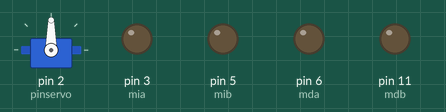
A sketch run on a simulated Arduino Uno, built with avr-gcc and run on an emulated ATmega328P. On the bench: servo, output pins drawn as LEDs (lit = HIGH). Pins used as bus, display or sensor lines are not drawn; what the sketch prints to the serial monitor is not drawn.

Above: at 0.05 s.
Timing chart, 0 to 7.7 s (numbered marks = the images above):
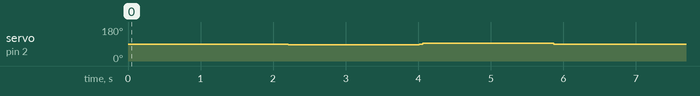

The sketch:

SolvingMaze.ino
```cpp
#include <Servo.h>
Servo servo1;

int pinservo = 2;
int pulsomin = 900;
int pulsomax = 2704;

int trig = A0;
int echo = A2;

int detener = 0;

int stopp();
int atras();
int adelante();
int giroizq();
int girode();

int medirdistancia();
int duracion;
int distancia;
int distanciaizq;
int distanciade;
int lookR();
int lookL();

const int mia = 3;
const int mib = 5;
const int mda = 6;
const int mdb = 11;

void setup()
{
  pinMode(mia, OUTPUT);
  pinMode(mib, OUTPUT);
  pinMode(mda, OUTPUT);
  pinMode(mdb, OUTPUT);

  pinMode(trig, OUTPUT);
  pinMode(echo, OUTPUT);
  Serial.begin(9600);

  servo1.attach(pinservo, pulsomin, pulsomax);
  Serial.begin(9600);
}

void loop()
{
  distancia=medirdistancia();
  Serial.println(distanciade);
  if (distancia <= 20)
  {
    stopp();
    delay(1000);
    distanciade=lookR();
    delay(50);
    distanciaizq=lookL();
    delay(50);

    if (distanciaizq < distanciade)
    {
      stopp();
      delay(100);
      izquierda();
      delay(240);
      stopp();
      delay(500);
    }
    else if (distanciade < distanciaizq)
    {
      stopp();
      delay(100);
      derecha();
      delay(240);
      stopp();
      delay(500);
    }

  }
  else
  adelante();
}


          // acciones

int medirdistancia()
{
  int distancia = 0;
  int duracion = 0;
  digitalWrite(trig, HIGH);
  delay(5);
  digitalWrite(trig, LOW);
  duracion = pulseIn (echo, HIGH);
  distancia = duracion/58.2;
  delay(200);
  return distancia;
}

int derecha()
{
  analogWrite(mia, detener);
  analogWrite(mib, 200);
  analogWrite(mda, detener);
  analogWrite(mdb, 200);
}

int izquierda()
{
  analogWrite(mia, 200);
  analogWrite(mib, detener);
  analogWrite(mda, 200);
  analogWrite(mdb, detener);
}
int adelante()
{
  analogWrite(mia, 205);
  analogWrite(mib, detener);
  analogWrite(mda, detener);
  analogWrite(mdb, 205);
}
int atras()
{
  analogWrite(mia, detener);
  analogWrite(mib, 100);
  analogWrite(mda, 100);
  analogWrite(mdb, detener);
}
int stopp()
{
  analogWrite(mia,detener);
  analogWrite(mib,detener);
  analogWrite(mda,detener);
  analogWrite(mdb,detener);
}

int lookR()
{
  servo1.write(85);
  delay(500);
  distanciade = medirdistancia();
  delay(100);
  servo1.write(90);
  return distanciade;
}

int lookL()
{
  servo1.write(95);
  delay(500);
  distanciaizq = medirdistancia();
  delay(100);
  servo1.write(90);
  return distanciade;
}
```

Measured:
- by itself, servo on pin 2 (pinservo): repeats every 5.9 s: 90° 0.05 s, 95° 1.8 s, 90° 2.3 s, 85° 1.8 s
